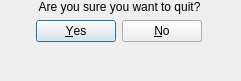
<?xml version="1.0" encoding="UTF-8"?>
<ui version="4.0">
 <class>ExitConfirmationDialog</class>
 <widget class="QDialog" name="ExitConfirmationDialog">
  <property name="geometry">
   <rect>
    <x>0</x>
    <y>0</y>
    <width>241</width>
    <height>81</height>
   </rect>
  </property>
  <property name="windowTitle">
   <string>Exit</string>
  </property>
  <widget class="QWidget" name="verticalLayoutWidget">
   <property name="geometry">
    <rect>
     <x>0</x>
     <y>0</y>
     <width>239</width>
     <height>80</height>
    </rect>
   </property>
   <layout class="QVBoxLayout" name="verticalLayout">
    <item>
     <widget class="QLabel" name="label">
      <property name="text">
       <string>Are you sure you want to quit?</string>
      </property>
      <property name="alignment">
       <set>Qt::AlignCenter</set>
      </property>
     </widget>
    </item>
    <item>
     <layout class="QHBoxLayout" name="horizontalLayout">
      <item>
       <spacer name="horizontalSpacer_2">
        <property name="orientation">
         <enum>Qt::Horizontal</enum>
        </property>
        <property name="sizeHint" stdset="0">
         <size>
          <width>40</width>
          <height>20</height>
         </size>
        </property>
       </spacer>
      </item>
      <item>
       <widget class="QDialogButtonBox" name="buttonBox">
        <property name="layoutDirection">
         <enum>Qt::LeftToRight</enum>
        </property>
        <property name="orientation">
         <enum>Qt::Horizontal</enum>
        </property>
        <property name="standardButtons">
         <set>QDialogButtonBox::No|QDialogButtonBox::Yes</set>
        </property>
       </widget>
      </item>
      <item>
       <spacer name="horizontalSpacer">
        <property name="orientation">
         <enum>Qt::Horizontal</enum>
        </property>
        <property name="sizeHint" stdset="0">
         <size>
          <width>40</width>
          <height>20</height>
         </size>
        </property>
       </spacer>
      </item>
     </layout>
    </item>
    <item>
     <spacer name="verticalSpacer">
      <property name="orientation">
       <enum>Qt::Vertical</enum>
      </property>
      <property name="sizeHint" stdset="0">
       <size>
        <width>20</width>
        <height>40</height>
       </size>
      </property>
     </spacer>
    </item>
   </layout>
  </widget>
 </widget>
 <resources/>
 <connections>
  <connection>
   <sender>buttonBox</sender>
   <signal>accepted()</signal>
   <receiver>ExitConfirmationDialog</receiver>
   <slot>accept()</slot>
   <hints>
    <hint type="sourcelabel">
     <x>248</x>
     <y>254</y>
    </hint>
    <hint type="destinationlabel">
     <x>157</x>
     <y>274</y>
    </hint>
   </hints>
  </connection>
  <connection>
   <sender>buttonBox</sender>
   <signal>rejected()</signal>
   <receiver>ExitConfirmationDialog</receiver>
   <slot>reject()</slot>
   <hints>
    <hint type="sourcelabel">
     <x>316</x>
     <y>260</y>
    </hint>
    <hint type="destinationlabel">
     <x>286</x>
     <y>274</y>
    </hint>
   </hints>
  </connection>
 </connections>
</ui>
